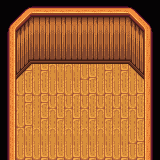

This game map was drawn from its Tiled (.tmx) file and the tilesets committed beside it. A one-line description and the full map source follow:
An orthogonal 10x10 tile map with 16x16 px tiles, 5 tile layers (Back, Buildings, Paths, Front, ...).

<map version="1.10" tiledversion="1.12.1" orientation="orthogonal" renderorder="left-down" width="10" height="10" tilewidth="16" tileheight="16" infinite="0" nextlayerid="11" nextobjectid="1">
 <tileset firstgid="1" name="townInterior" tilewidth="16" tileheight="16" tilecount="2176" columns="32">
  <image source="Tilesheet/townInterior.png" width="512" height="1088" />
 </tileset>
 <layer id="1" name="Back" width="10" height="10">
  <data encoding="csv">
0,0,0,0,0,0,0,0,0,0,
0,200,201,201,201,201,201,0,0,0,
200,201,201,233,233,233,233,201,201,201,
232,233,233,265,265,265,265,233,233,233,
264,265,265,232,232,264,265,265,265,265,
264,264,264,264,264,264,264,264,264,265,
264,265,265,233,233,233,233,233,233,233,
200,264,265,265,265,265,265,265,265,265,
232,232,232,232,232,232,232,232,264,265,
264,264,264,264,264,264,264,264,264,265
</data>
 </layer>
 <layer id="2" name="Buildings" width="10" height="10">
  <data encoding="csv">
1,2,3,3,3,3,3,3,4,1,
33,34,35,35,35,35,35,35,36,37,
65,66,67,67,67,67,67,67,68,69,
65,98,99,99,99,99,99,99,100,69,
65,130,0,0,0,0,0,0,132,69,
65,0,0,0,0,0,0,0,0,69,
65,0,0,0,0,0,0,0,0,69,
65,0,0,0,0,0,0,0,0,69,
65,0,0,0,0,0,0,0,0,69,
65,0,0,0,0,0,0,0,0,69
</data>
 </layer>
 <layer id="3" name="Paths" width="10" height="10">
  <data encoding="csv">
0,0,0,0,0,0,0,0,0,0,
0,0,0,0,0,0,0,0,0,0,
0,0,0,0,0,0,0,0,0,0,
0,0,0,0,0,0,0,0,0,0,
0,0,0,0,0,0,0,0,0,0,
0,0,0,0,0,0,0,0,0,0,
0,0,0,0,0,0,0,0,0,0,
0,0,0,0,0,0,0,0,0,0,
0,0,0,0,0,0,0,0,0,0,
0,0,0,0,0,0,0,0,0,0
</data>
 </layer>
 <layer id="4" name="Front" width="10" height="10">
  <data encoding="csv">
0,0,0,0,0,0,0,0,0,0,
0,0,0,0,0,0,0,0,0,0,
0,0,0,0,0,0,0,0,0,0,
0,0,0,0,0,0,0,0,0,0,
0,0,0,0,0,0,0,0,0,0,
0,0,0,0,0,0,0,0,0,0,
0,0,0,0,0,0,0,0,0,0,
0,0,0,0,0,0,0,0,0,0,
0,0,0,0,0,0,0,0,0,0,
0,0,0,0,0,0,0,0,0,0
</data>
 </layer>
 <objectgroup id="6" name="Back" />
 <objectgroup id="7" name="Buildings" />
 <objectgroup id="8" name="Paths" />
 <objectgroup id="9" name="Front" />
 <objectgroup id="10" name="AlwaysFront" />
 <layer id="5" name="AlwaysFront" width="10" height="10">
  <data encoding="csv">
0,0,0,0,0,0,0,0,0,0,
0,0,0,0,0,0,0,0,0,0,
0,0,0,0,0,0,0,0,0,0,
0,0,0,0,0,0,0,0,0,0,
0,0,0,0,0,0,0,0,0,0,
0,0,0,0,0,0,0,0,0,0,
0,0,0,0,0,0,0,0,0,0,
0,0,0,0,0,0,0,0,0,0,
0,0,0,0,0,0,0,0,0,0,
0,0,0,0,0,0,0,0,0,0
</data>
 </layer>
</map>
